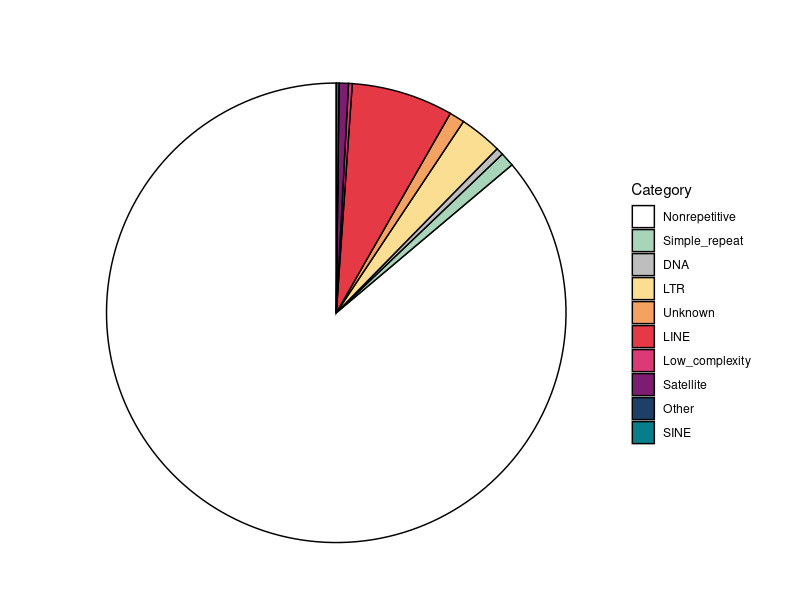
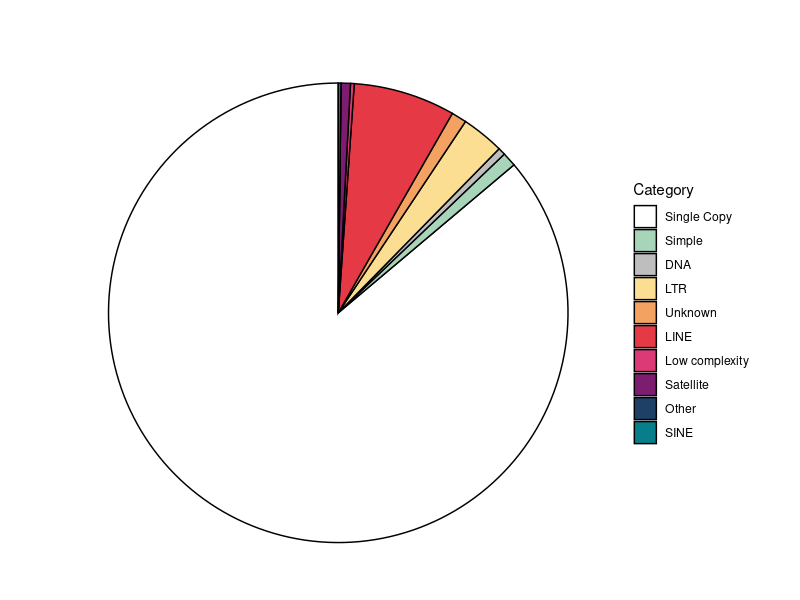
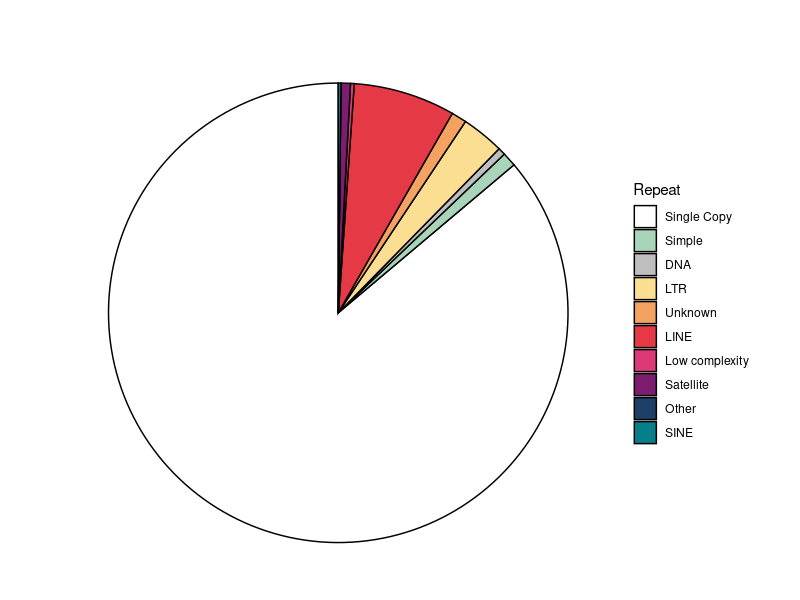

Recreate these plots in R, in order.
# Plotting pie chart of whole genome repeat masking for the reference 

library(ggplot2)



# Updated repeat data including DNA with specified order
repeat_data <- data.frame(
  Category = factor(c("Nonrepetitive", "Simple_repeat", "DNA", "LTR", "Unknown", 
                      "LINE", "Low_complexity", "Satellite", "Other", "SINE"),
                    levels = c("Nonrepetitive", "Simple_repeat", "DNA", "LTR", 
                               "Unknown", "LINE", "Low_complexity", "Satellite", "Other", "SINE")),
  Percentage = c(100 - 13.86, 1.00, 0.52, 3.00, 1.07, 7.16, 0.26, 0.66, 0, 0.19)  
)



# Define custom colors, adding gray for DNA
custom_colors <- c(
  "Nonrepetitive" = alpha("white", 1),
  "LINE" = alpha("#E63946",1),       # Red
  "Unknown" = alpha("#F4A261", 1),    # Orange
  "LTR" = alpha("#FCDE93", 1),        # Yellow
  "Simple_repeat" = alpha("#A8D5BA", 1),  # More saturated green
  "SINE" = alpha("#087E8B", 1),       # Darker teal green
  "Other" = alpha("#1E3F66", 1),      # Darker blue
  "Satellite" = alpha("#7C1D6F", 1),  # Purple
  "Low_complexity" = alpha("#DC3977", 1), # Pink
  "DNA" = alpha("gray", 1)            # Gray for DNA
)

# Create a pie chart with custom colors
ggplot(repeat_data, aes(x = "", y = Percentage, fill = Category)) +
  geom_bar(width = 1, stat = "identity", color = "black") +
  coord_polar("y") +
  theme_void() +
  labs(title = "") +
  scale_fill_manual(values = custom_colors)




# fix labels to be consistent with manuscript figure 3

# Define display labels
custom_labels <- c(
  "Nonrepetitive" = "Single Copy",
  "Simple_repeat" = "Simple",
  "DNA" = "DNA",
  "LTR" = "LTR",
  "Unknown" = "Unknown",
  "LINE" = "LINE",
  "Low_complexity" = "Low complexity",
  "Satellite" = "Satellite",
  "Other" = "Other",
  "SINE" = "SINE"
)

# Plot with updated legend labels
ggplot(repeat_data, aes(x = "", y = Percentage, fill = Category)) +
  geom_bar(width = 1, stat = "identity", color = "black") +
  coord_polar("y") +
  theme_void() +
  labs(title = "") +
  scale_fill_manual(values = custom_colors, labels = custom_labels)





ggplot(repeat_data, aes(x = "", y = Percentage, fill = Category)) +
  geom_bar(width = 1, stat = "identity", color = "black") +
  coord_polar("y") +
  theme_void() +
  labs(title = "", fill = "Repeat") +  # Legend title updated to "Repeat"
  scale_fill_manual(values = custom_colors, labels = custom_labels)





# trying to add repeat content percentages instead of doing manually


